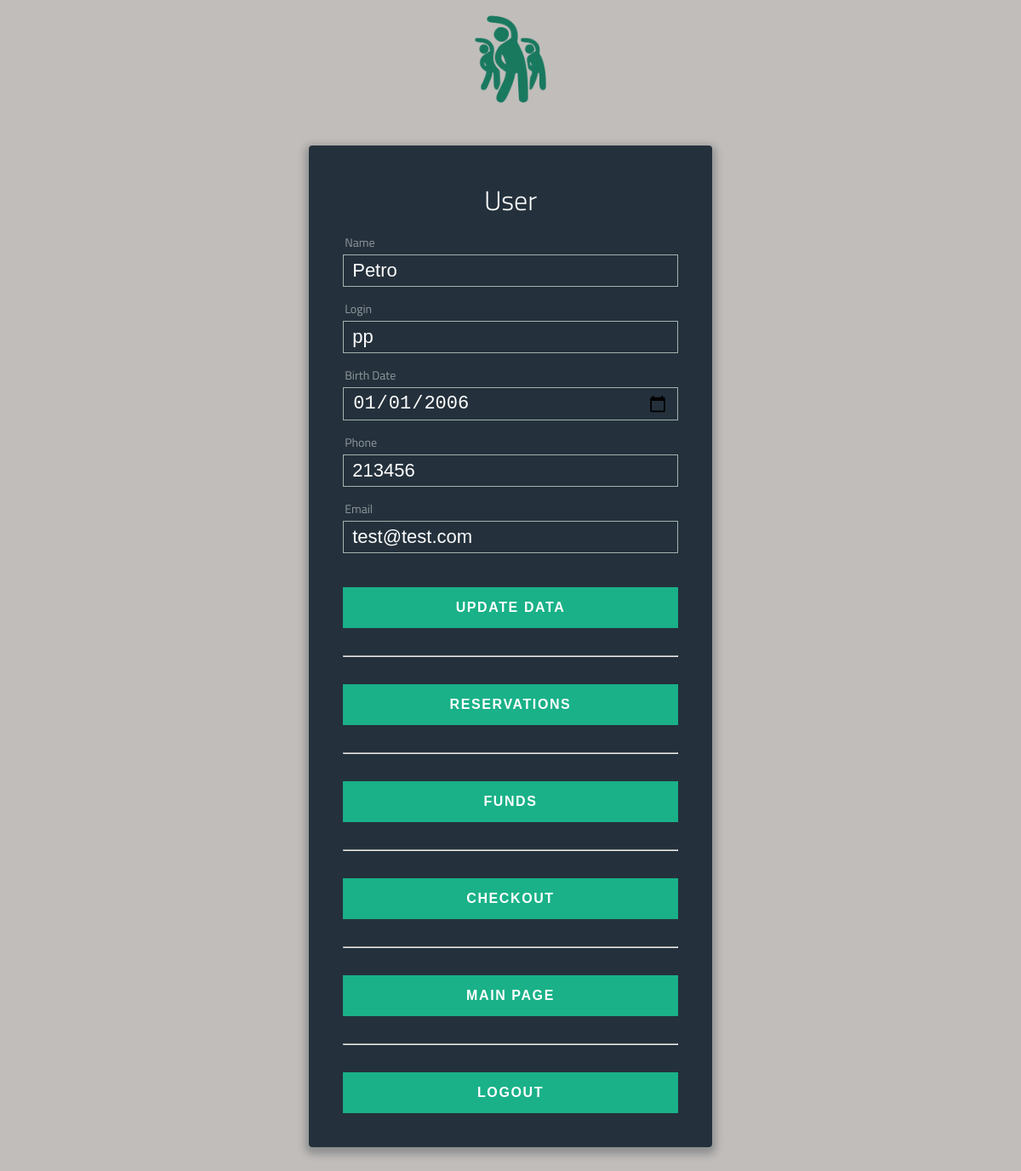
Screenshot of /user (signed in) with the database file from the repository.
### db_model.py (models this page shows)
class User(Base):
    __tablename__ = 'user'
    id = Column(Integer, primary_key=True, unique=True, autoincrement=True)
    name = Column(String(50), nullable=False)
    login = Column(String(50), unique=True, nullable=False)
    password = Column(String(50), nullable=False)
    birth_date = Column(String(50), default='2000-01-01', nullable=False)
    phone = Column(String(50), nullable=False)
    funds = Column(Integer, default=0, nullable=False)
    email = Column(String(100), nullable=False)

### app.py (the view, shortened to what this page needs)
@app.route('/user', methods=['GET', 'POST'])
@auth
def user():
    if request.method == 'GET':
        db = Db()
        columns = (db_model.User.name, db_model.User.login, db_model.User.birth_date,
                   db_model.User.phone, db_model.User.email)
        data = db.session.query(*columns).filter_by(id=session.get('user_id')).first()
        return render_template('user.html', result=convert_db_query_data(data))

### app.py (called while the page is built)
def auth(func):
    @wraps(func)
    def wrapper(*args, **kwargs):
        if session.get('user_id') is None:
            return redirect('/login')
        return func(*args, **kwargs)
    return wrapper

def convert_db_query_data(query_data):
    if query_data is None:
        return {}
    elif type(query_data) is list:
        return [el._asdict() for el in query_data]
    return query_data._asdict()

### db_orm.py (called while the page is built)
    def _init_db(self):
        Base.query = self.session.query_property()
        Base.metadata.create_all(bind=self.engine)

### templates/user.html (shortened to what this page needs)
{% extends "base.html" %}
{% block content %}
<div id="user">
          <h1>User</h1>
          <form action="/user" method="post">
          <div class="top-row">
            <div class="field-wrap">
              <label class="active">
                Name<span class="req">*</span>
              </label>
              <input type="text" id="name" name="name" value="{{ result['name'] }}" required autocomplete="off" />
            </div>
            <div class="field-wrap">
              <label class="active">
                Login<span class="req">*</span>
              </label>
              <input type="text" id="login" name="login" value="{{ result['login'] }}" required autocomplete="off"/>
          </div>
          <div class="field-wrap">
            <label class="active">
              Birth Date<span class="req">*</span>
            </label>
            <input type="date" id="birth_date" name="birth_date" value="{{ result['birth_date'] }}" required autocomplete="off"/>
          </div>
          <div class="field-wrap">
            <label class="active">
              Phone<span class="req">*</span>
            </label>
            <input type="text" id="phone" name="phone" value="{{ result['phone'] }}" required autocomplete="off"/>
          </div>
         <div class="field-wrap">
            <label class="active">
              Email<span class="req">*</span>
            </label>
            <input type="text" id="email" name="email" value="{{ result['email'] }}" required autocomplete="off"/>
          </div>
          <button type="submit" class="button button-block">Update data</button>
          </div>
          </form>
        </div>
<br/><hr/><br/>
<div>
  <a href="/user/reservations">
  <button class="button button-block">Reservations</button>
  </a>
</div>
<br/><hr/><br/>
<div>
  <a href="/user/funds">
  <button class="button button-block">Funds</button>
  </a>
</div>
<br/><hr/><br/>
<div>
  <a href="/user/checkout">
  <button class="button button-block">Checkout</button>
  </a>
</div>
<br/><hr/><br/>
<div>
  <a href="/fitness_center">
  <button class="button button-block">Main Page</button>
  </a>
</div>
<br/><hr/><br/>
<div>
  <a href="/logout">
  <button class="button button-block">Logout</button>
  </a>
</div>
{% endblock %}

### rows the page displays
User: name "Petro", login "pp", birth_date "01/01/2006", phone "213456", email "test@test.com"
